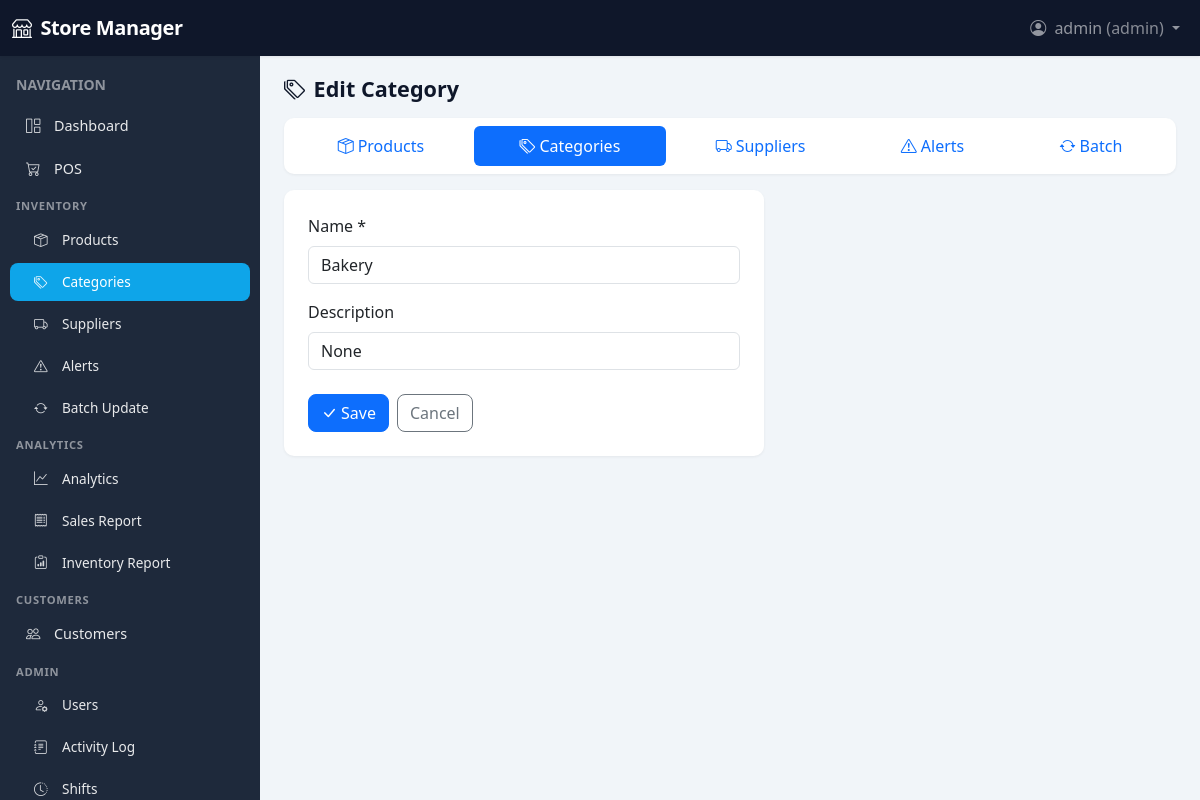
The page /inventory/categories/2/edit (signed in) on the database its author committed.
### app/models/user.py (models this page shows, shortened)
class User(UserMixin, db.Model):
    __tablename__ = "users"
    id = db.Column(db.Integer, primary_key=True)
    username = db.Column(db.String(80), unique=True, nullable=False, index=True)
    password_hash = db.Column(db.String(256), nullable=False)
    role = db.Column(db.String(20), nullable=False, default="cashier")  # admin, manager, cashier
    full_name = db.Column(db.String(120), nullable=True)
    email = db.Column(db.String(120), nullable=True)
    active = db.Column(db.Boolean, default=True)
    created_at = db.Column(db.DateTime, default=datetime.utcnow)
    sales = db.relationship("Sale", backref="user", lazy="dynamic", foreign_keys="Sale.user_id")
    activity_logs = db.relationship("ActivityLog", backref="user", lazy="dynamic")
    shifts = db.relationship("Shift", backref="user", lazy="dynamic")
    ROLES = ("admin", "manager", "cashier")
    def is_admin(self) -> bool:
        return self.role == "admin"
    def is_manager_or_above(self) -> bool:
        return self.role in ("admin", "manager")

### app/models/category.py (models this page shows, shortened)
class Category(db.Model):
    __tablename__ = "categories"
    id = db.Column(db.Integer, primary_key=True)
    name = db.Column(db.String(80), nullable=False, unique=True, index=True)
    description = db.Column(db.String(255), nullable=True)
    products = db.relationship("Product", backref="category", lazy="dynamic")

### app/routes/inventory.py (the view, shortened to what this page needs)
@inventory_bp.route("/categories/<int:cat_id>/edit", methods=["GET", "POST"])
@login_required
@manager_required
def category_edit(cat_id):
    c = Category.query.get(cat_id)
    if not c:
        flash("Category not found.", "danger")
        return redirect(url_for("inventory.category_list"))
    return render_template("inventory/category_form.html", category=c)

### app/templates/inventory/category_form.html (shortened to what this page needs)
{% extends "base.html" %}
{% block content %}
<div class="page-header mb-3">
  <h1 class="h4 mb-0"><i class="bi bi-tags me-2"></i>{{ 'Edit' if category else 'Add' }} Category</h1>
</div>
{% include "includes/inventory_nav.html" %}
<form method="post" class="card p-4" style="max-width: 480px;">
  <div class="mb-3">
    <label for="name" class="form-label">Name *</label>
    <input type="text" class="form-control" id="name" name="name" required value="{{ category.name if category else '' }}">
  </div>
  <div class="mb-3">
    <label for="description" class="form-label">Description</label>
    <input type="text" class="form-control" id="description" name="description" value="{{ category.description if category else '' }}">
  </div>
  <div class="d-flex gap-2 mt-2">
    <button type="submit" class="btn btn-primary"><i class="bi bi-check-lg me-1"></i>Save</button>
    <a href="{{ url_for('inventory.category_list') }}" class="btn btn-outline-secondary">Cancel</a>
  </div>
</form>
{% endblock %}

### app/templates/base.html (shortened to what this page needs)
<!DOCTYPE html>
<html lang="en">
<head>
  <link href="https://cdn.jsdelivr.net/npm/bootstrap@5.3.2/dist/css/bootstrap.min.css" rel="stylesheet">
  <link href="https://cdn.jsdelivr.net/npm/bootstrap-icons@1.11.1/font/bootstrap-icons.css" rel="stylesheet">
</head>
<body>
  <nav class="navbar navbar-expand-lg navbar-dark fixed-top" style="height: var(--navbar-height);">
    <div class="container-fluid">
      <a class="navbar-brand" href="{{ url_for('main.dashboard') }}"><i class="bi bi-shop me-1"></i> Store Manager</a>
      <div class="collapse navbar-collapse" id="navMain">
        <ul class="navbar-nav ms-auto">
          {% if current_user.is_authenticated %}
          <li class="nav-item dropdown">
            <a class="nav-link dropdown-toggle" href="#" id="userMenu" role="button" data-bs-toggle="dropdown">
              <i class="bi bi-person-circle me-1"></i> {{ current_user.username }} <span class="text-white-50">({{ current_user.role }})</span>
            </a>
          </li>
          {% endif %}
        </ul>
      </div>
    </div>
  </nav>
  <div class="d-flex">
    {% if current_user.is_authenticated %}
    <aside class="sidebar flex-shrink-0" id="sidebar">
      <div class="p-3 pb-0">
        <span class="text-white-50 small text-uppercase fw-semibold">Navigation</span>
      </div>
      <ul class="nav flex-column py-2">
        <li class="nav-item">
          <a class="nav-link {{ 'active' if request.endpoint == 'main.dashboard' else '' }}" href="{{ url_for('main.dashboard') }}">
            <i class="bi bi-grid-1x2 me-2"></i>Dashboard
          </a>
        </li>
        <li class="nav-item">
          <a class="nav-link {{ 'active' if request.endpoint and request.endpoint.startswith('pos.') else '' }}" href="{{ url_for('pos.index') }}">
            <i class="bi bi-cart-check me-2"></i>POS
          </a>
        </li>
        <li class="nav-section-label">Inventory</li>
        <li class="nav-item">
          <a class="nav-link sub {{ 'active' if request.endpoint in ['inventory.product_list', 'inventory.product_add', 'inventory.product_edit'] else '' }}" href="{{ url_for('inventory.product_list') }}">
            <i class="bi bi-box-seam me-2"></i>Products
          </a>
        </li>
        {% if current_user.is_manager_or_above() %}
        <li class="nav-item">
          <a class="nav-link sub {{ 'active' if request.endpoint in ['inventory.category_list', 'inventory.category_add', 'inventory.category_edit'] else '' }}" href="{{ url_for('inventory.category_list') }}">
            <i class="bi bi-tags me-2"></i>Categories
          </a>
        </li>
        <li class="nav-item">
          <a class="nav-link sub {{ 'active' if request.endpoint in ['inventory.supplier_list', 'inventory.supplier_add', 'inventory.supplier_edit'] else '' }}" href="{{ url_for('inventory.supplier_list') }}">
            <i class="bi bi-truck me-2"></i>Suppliers
          </a>
        </li>
        <li class="nav-item">
          <a class="nav-link sub {{ 'active' if request.endpoint == 'inventory.alerts' else '' }}" href="{{ url_for('inventory.alerts') }}">
            <i class="bi bi-exclamation-triangle me-2"></i>Alerts
          </a>
        </li>
        <li class="nav-item">
          <a class="nav-link sub {{ 'active' if request.endpoint == 'inventory.batch_update' else '' }}" href="{{ url_for('inventory.batch_update') }}">
            <i class="bi bi-arrow-repeat me-2"></i>Batch Update
          </a>
        </li>
        <li class="nav-section-label">Analytics</li>
        <li class="nav-item">
          <a class="nav-link sub {{ 'active' if request.endpoint == 'analytics.dashboard' else '' }}" href="{{ url_for('analytics.dashboard') }}">
            <i class="bi bi-graph-up me-2"></i>Analytics
          </a>
        </li>
        <li class="nav-item">
          <a class="nav-link sub {{ 'active' if request.endpoint == 'analytics.sales_report_page' else '' }}" href="{{ url_for('analytics.sales_report_page') }}">
            <i class="bi bi-receipt me-2"></i>Sales Report
          </a>
        </li>
        <li class="nav-item">
          <a class="nav-link sub {{ 'active' if request.endpoint == 'analytics.inventory_report' else '' }}" href="{{ url_for('analytics.inventory_report') }}">
            <i class="bi bi-clipboard-data me-2"></i>Inventory Report
          </a>
        </li>
        {% endif %}
        {% if current_user.is_manager_or_above() %}
        <li class="nav-section-label">Customers</li>
        <li class="nav-item">
          <a class="nav-link {{ 'active' if request.endpoint and request.endpoint.startswith('customers.') else '' }}" href="{{ url_for('customers.customer_list') }}">
            <i class="bi bi-people me-2"></i>Customers
          </a>
        </li>
        {% endif %}
        {% if current_user.is_admin() %}
        <li class="nav-section-label">Admin</li>
        <li class="nav-item">
          <a class="nav-link sub {{ 'active' if request.endpoint == 'users.user_list' else '' }}" href="{{ url_for('users.user_list') }}">
            <i class="bi bi-person-gear me-2"></i>Users
          </a>
        </li>
        <li class="nav-item">
          <a class="nav-link sub {{ 'active' if request.endpoint == 'users.activity_log' else '' }}" href="{{ url_for('users.activity_log') }}">
            <i class="bi bi-journal-text me-2"></i>Activity Log
          </a>
        </li>
        <li class="nav-item">
          <a class="nav-link sub {{ 'active' if request.endpoint == 'users.shift_list' else '' }}" href="{{ url_for('users.shift_list') }}">
            <i class="bi bi-clock-history me-2"></i>Shifts
          </a>
        </li>
        {% endif %}
      </ul>
    </aside>
    {% endif %}
    <div class="main-wrap flex-grow-1">
      <main class="main-content">
        {% block content %}{% endblock %}
      </main>
    </div>
  </div>
</body>
</html>

### app/templates/base.html (style rules this page uses)
:root { --sidebar-width: 260px; --navbar-height: 56px; --sidebar-bg: #1e293b; --sidebar-hover: rgba(255,255,255,.08); --sidebar-active: #0ea5e9; --sidebar-text: rgba(255,255,255,.9); --content-bg: #f1f5f9; --card-shadow: 0 1px 3px rgba(0,0,0,.06); --card-radius: 10px; }
body { min-height: 100vh; background: var(--content-bg); font-family: system-ui, -apple-system, sans-serif; }
.navbar { box-shadow: 0 1px 3px rgba(0,0,0,.08); background: #0f172a !important; }
.navbar-brand { font-weight: 600; letter-spacing: -0.02em; }
.sidebar { width: var(--sidebar-width); min-height: calc(100vh - var(--navbar-height)); background: var(--sidebar-bg); position: fixed; left: 0; top: var(--navbar-height); z-index: 1020; overflow-y: auto; transition: transform .2s ease, box-shadow .2s ease; }
.sidebar .nav-section-label { color: rgba(255,255,255,.5); font-size: .7rem; font-weight: 600; text-transform: uppercase; letter-spacing: .06em; padding: .5rem 1rem .25rem; }
.sidebar .nav-link { color: var(--sidebar-text); padding: .55rem 1rem; border-radius: 8px; margin: 2px 10px; font-size: .9rem; display: flex; align-items: center; }
.sidebar .nav-link i { opacity: .9; width: 1.25rem; }
.sidebar .nav-link.active { background: var(--sidebar-active); color: #fff; }
.sidebar .nav-link.sub { padding-left: 1.5rem; font-size: .85rem; }
.main-wrap { margin-left: var(--sidebar-width); padding-top: var(--navbar-height); min-height: 100vh; }
.main-content { padding: 1.25rem 1.5rem; max-width: 1400px; margin: 0 auto; }
.page-header { margin-bottom: 1.25rem; }
.page-header h1 { font-size: 1.35rem; font-weight: 600; color: #0f172a; margin: 0; }
.card { border: none; border-radius: var(--card-radius); box-shadow: var(--card-shadow); }
.btn { border-radius: 8px; font-weight: 500; }

### rows shown on the page
User: username "admin", role "admin"
Category: name "Bakery", description "None"

### other values the page prints
{{ 'Edit' if category else 'Add' }} "Edit"
